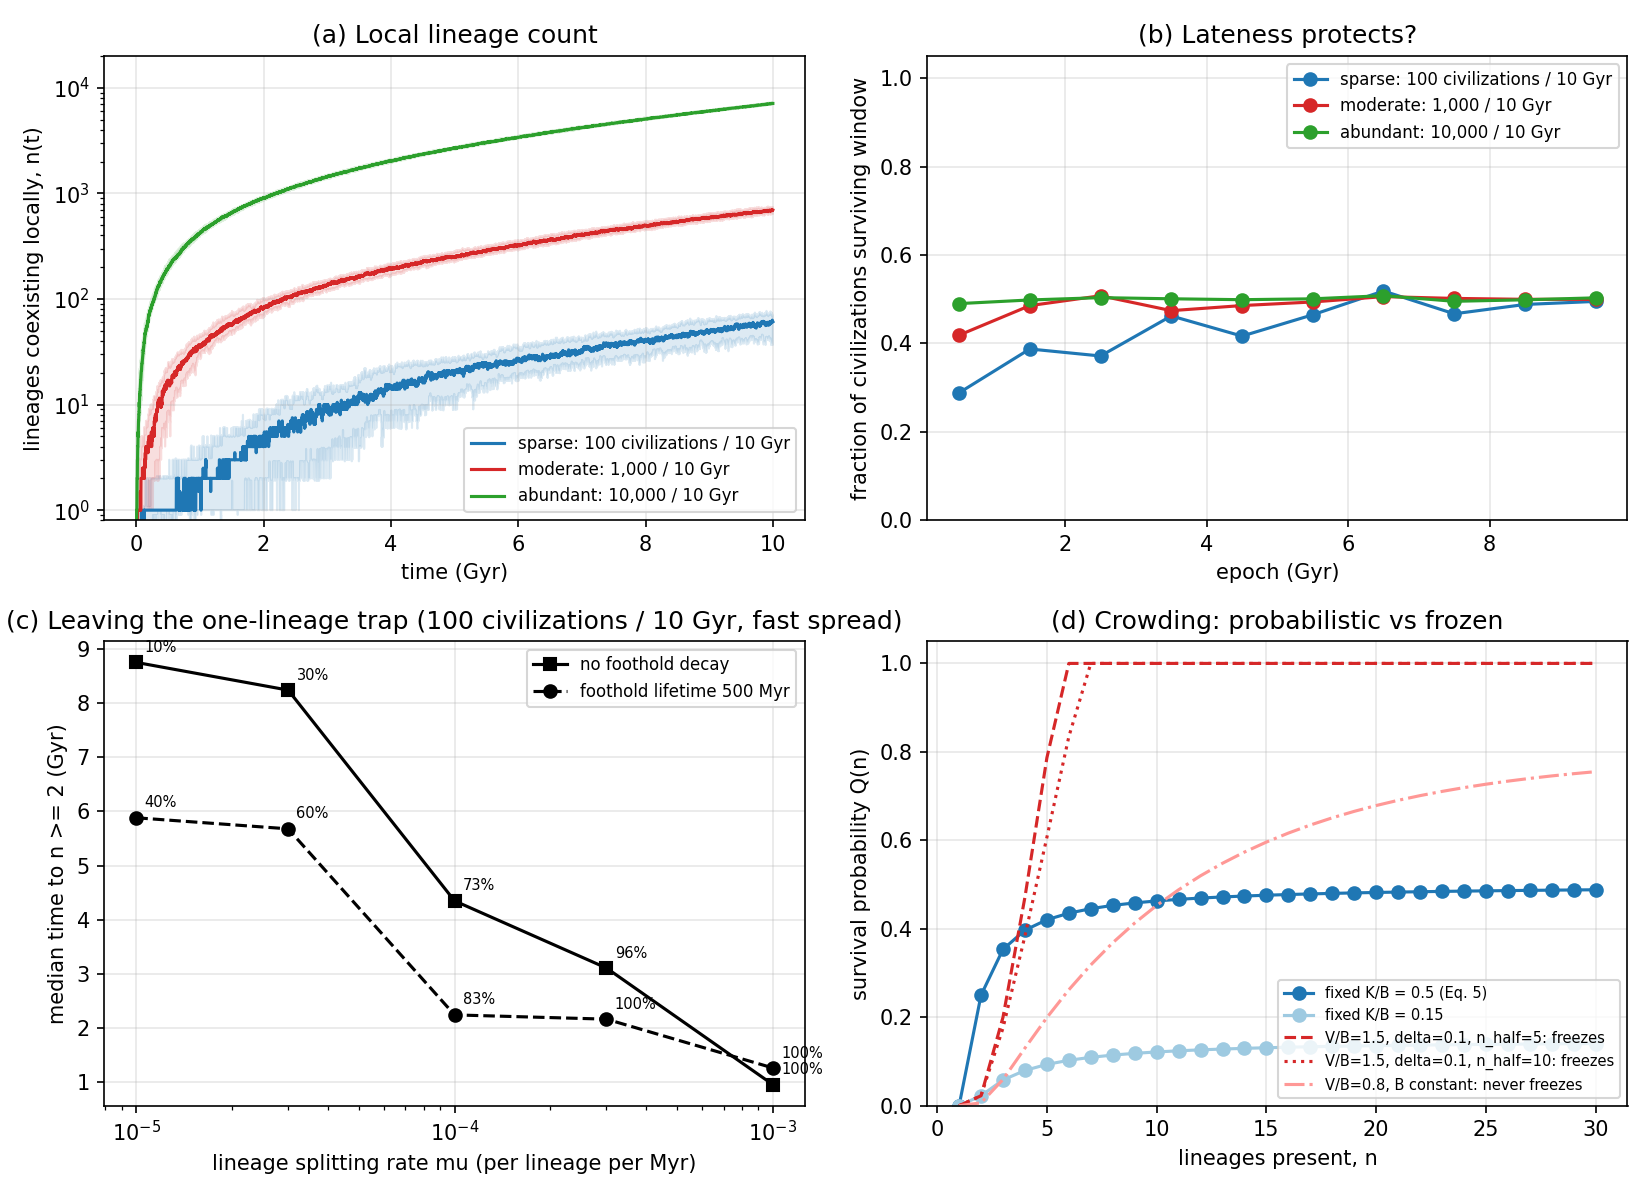

Write Python code to recreate this figure.
"""
Lineage dynamics for Lurker Ecology (Lopin 2026), Section 6.8.

A minimal birth-and-death model of the number of lurker lineages L in the Galaxy and the number n
coexisting in a representative planetary system. All rates are per Myr. Parameters are illustrative;
the figure shows which qualitative regimes are possible, not an estimate for our system.

Model
-----
Galaxy:   civilizations reach the end of their suppression window at rate lam_civ. Each survives with
          probability Q(n) evaluated at the representative system's n: Q(0)=1, Q(1)=0, Q(n>=2)=(K/B)^(n/(n-1)).
          Each survivor founds a lineage (L += 1). Lineages split by replication error at rate mu per lineage.
Local:    lineages absent from the representative system arrive at rate alpha per absent lineage
          (stellar-encounter delivery). Local footholds decay at rate d per lineage. Pairs of lineages
          fight at rate kappa per pair, suppressed by (1-delta)^(n-2) as the number of watchers grows;
          each fight removes one local foothold (the lineage survives elsewhere).
Freeze:   optional. K(n) rises with watchers, B(n) falls as the marginal rival matters less; where
          K(n) >= B(n) nobody strikes and Q = 1.

Usage: python lineage_dynamics.py   -> writes lineage_dynamics.pdf/.png and prints summary numbers.
"""
import numpy as np
import matplotlib
matplotlib.use("Agg")
import matplotlib.pyplot as plt

T_MYR = 10000          # 10 Gyr
DT = 1.0

def q_fixed(n, kb=0.5):
    if n == 0: return 1.0
    if n == 1: return 0.0
    return kb ** (n / (n - 1))

def q_freeze(n, v_over_b=1.5, delta=0.1, n_half=5.0):
    """K(n)/B(n) = (V/B0) * [1-(1-delta)^(n-1)] * (1+(n-2)/n_half): exposure rises with watchers,
    the marginal benefit of removing one more rival falls. Q=1 once K>=B (nobody strikes)."""
    if n == 0: return 1.0
    if n == 1: return 0.0
    ratio = v_over_b * (1 - (1 - delta) ** (n - 1)) * (1 + (n - 2) / n_half)
    if ratio >= 1.0: return 1.0
    return ratio ** (n / (n - 1))

def simulate(lam_civ=0.1, mu=1e-4, alpha=0.05, d=0.01, kappa=0.02, delta=0.3,
             kb=0.5, freeze=False, n_half=5.0, v_over_b=1.5, seed=0, T=T_MYR, dt=DT):
    rng = np.random.default_rng(seed)
    steps = int(T / dt)
    L = 0; n = 0
    n_arr = np.zeros(steps, int); L_arr = np.zeros(steps, int)
    civ_t = []; civ_s = []
    t_escape = None
    qf = (lambda m: q_freeze(m, v_over_b, delta, n_half)) if freeze else (lambda m: q_fixed(m, kb))
    for i in range(steps):
        t = i * dt
        # civilizations reaching the end of their window
        for _ in range(rng.poisson(lam_civ * dt)):
            s = rng.random() < qf(n)
            civ_t.append(t); civ_s.append(s)
            if s: L += 1
        # replication error splits lineages
        L += rng.poisson(mu * L * dt)
        # arrivals of absent lineages
        absent = max(L - n, 0)
        n += min(rng.poisson(alpha * absent * dt), absent)
        # local decay
        n -= rng.binomial(n, min(d * dt, 1.0)) if n > 0 else 0
        # duels, suppressed by watchers
        if n >= 2:
            rate = kappa * n * (n - 1) / 2 * (1 - delta) ** (n - 2)
            n -= min(rng.poisson(rate * dt), n)
        n = max(min(n, L), 0)
        if t_escape is None and n >= 2: t_escape = t
        n_arr[i] = n; L_arr[i] = L
    return dict(t=np.arange(steps) * dt, n=n_arr, L=L_arr,
                civ_t=np.array(civ_t), civ_s=np.array(civ_s, bool), t_escape=t_escape)

def survival_by_epoch(runs, bins_gyr=10):
    edges = np.linspace(0, T_MYR, bins_gyr + 1)
    tot = np.zeros(bins_gyr); sur = np.zeros(bins_gyr)
    for r in runs:
        idx = np.clip(np.digitize(r["civ_t"], edges) - 1, 0, bins_gyr - 1)
        for k in range(bins_gyr):
            m = idx == k
            tot[k] += m.sum(); sur[k] += r["civ_s"][m].sum()
    with np.errstate(invalid="ignore", divide="ignore"):
        return (edges[:-1] + edges[1:]) / 2 / 1000, np.where(tot > 0, sur / tot, np.nan)

if __name__ == "__main__":
    NRUN = 30
    scenarios = {
        "sparse: 100 civilizations / 10 Gyr":    dict(lam_civ=0.01),
        "moderate: 1,000 / 10 Gyr":              dict(lam_civ=0.1),
        "abundant: 10,000 / 10 Gyr":             dict(lam_civ=1.0),
    }
    colors = ["#1f77b4", "#d62728", "#2ca02c"]
    fig, ax = plt.subplots(2, 2, figsize=(11, 8))

    # (a) local lineage count n(t); (b) survival fraction by epoch
    summary = {}
    for (label, kw), c in zip(scenarios.items(), colors):
        runs = [simulate(seed=s, **kw) for s in range(NRUN)]
        N = np.array([r["n"] for r in runs])
        t = runs[0]["t"] / 1000
        med = np.median(N, 0); lo = np.percentile(N, 10, 0); hi = np.percentile(N, 90, 0)
        ax[0, 0].plot(t, med, color=c, label=label); ax[0, 0].fill_between(t, lo, hi, color=c, alpha=0.15)
        x, y = survival_by_epoch(runs)
        ax[0, 1].plot(x, y, "o-", color=c, label=label)
        esc = [r["t_escape"] for r in runs if r["t_escape"] is not None]
        summary[label] = dict(n_final=float(np.median(N[:, -1])), L_final=float(np.median([r["L"][-1] for r in runs])),
                              escape_median_Myr=float(np.median(esc)) if esc else None, escaped=len(esc),
                              surv_first_Gyr=float(np.nanmean(y[:2])), surv_last_Gyr=float(np.nanmean(y[-2:])))
    ax[0, 0].set(xlabel="time (Gyr)", ylabel="lineages coexisting locally, n(t)", title="(a) Local lineage count", yscale="log", ylim=(0.8, 2e4))
    ax[0, 0].legend(fontsize=8); ax[0, 0].grid(alpha=.3)
    ax[0, 1].set(xlabel="epoch (Gyr)", ylabel="fraction of civilizations surviving window", ylim=(0, 1.05),
                 title="(b) Lateness protects?"); ax[0, 1].legend(fontsize=8); ax[0, 1].grid(alpha=.3)

    # (c) escape from the one-lineage trap. Trap binds when probes spread faster than civilizations
    #     arise (alpha large) and footholds outlive the gaps (d small); then splitting is the only exit.
    mus = [1e-5, 3e-5, 1e-4, 3e-4, 1e-3]
    for d_, ls, lab in [(0.0, "s-", "no foothold decay"), (0.002, "o--", "foothold lifetime 500 Myr")]:
        med_esc = []; frac_esc = []
        for mu in mus:
            runs = [simulate(lam_civ=0.01, mu=mu, alpha=1.0, d=d_, seed=100 + s) for s in range(NRUN)]
            esc = [r["t_escape"] for r in runs if r["t_escape"] is not None]
            med_esc.append(np.median(esc) / 1000 if esc else np.nan); frac_esc.append(len(esc) / NRUN)
        ax[1, 0].semilogx(mus, med_esc, ls, color="k", label=lab)
        for m, f, y in zip(mus, frac_esc, med_esc):
            if not np.isnan(y): ax[1, 0].annotate(f"{int(f*100)}%", (m, y), textcoords="offset points", xytext=(4, 5), fontsize=7)
        print(f"trap escape ({lab}) vs mu:", dict(zip(mus, zip([round(x,2) for x in med_esc], frac_esc))))
    ax[1, 0].set(xlabel="lineage splitting rate mu (per lineage per Myr)", ylabel="median time to n >= 2 (Gyr)",
                 title="(c) Leaving the one-lineage trap (100 civilizations / 10 Gyr, fast spread)")
    ax[1, 0].legend(fontsize=8); ax[1, 0].grid(alpha=.3)

    # (d) frozen regime: Q(n) with fixed K/B vs K rising and B falling
    ns = np.arange(1, 31)
    ax[1, 1].plot(ns, [q_fixed(m, 0.5) for m in ns], "o-", color="#1f77b4", label="fixed K/B = 0.5 (Eq. 5)")
    ax[1, 1].plot(ns, [q_fixed(m, 0.15) for m in ns], "o-", color="#9ecae1", label="fixed K/B = 0.15")
    for nh, ls in [(5, "--"), (10, ":")]:
        ax[1, 1].plot(ns, [q_freeze(m, 1.5, 0.1, nh) for m in ns], ls, color="#d62728",
                      label=f"V/B=1.5, delta=0.1, n_half={nh}: freezes")
    ax[1, 1].plot(ns, [q_freeze(m, 0.8, 0.1, 1e12) for m in ns], "-.", color="#ff9896", label="V/B=0.8, B constant: never freezes")
    ax[1, 1].set(xlabel="lineages present, n", ylabel="survival probability Q(n)", ylim=(0, 1.05),
                 title="(d) Crowding: probabilistic vs frozen"); ax[1, 1].legend(fontsize=7); ax[1, 1].grid(alpha=.3)

    fig.tight_layout()
    fig.savefig("lineage_dynamics.pdf"); fig.savefig("lineage_dynamics.png", dpi=150)
    print("scenario summaries (medians over %d runs):" % NRUN)
    for k, v in summary.items(): print(" ", k, v)
    print("trap escape vs mu:", dict(zip(mus, zip(med_esc, frac_esc))))
    # freeze threshold
    for nh in (5, 10):
        nstar = next(m for m in range(2, 200) if q_freeze(m, 1.5, 0.1, nh) >= 1.0)
        print(f"freeze: Q reaches 1 at n* = {nstar} for V/B=1.5, delta=0.1, n_half={nh}")
